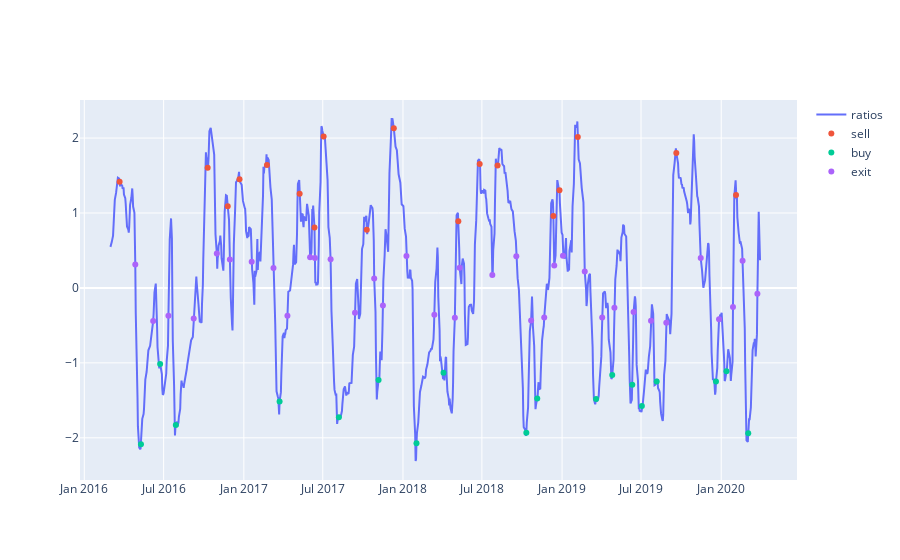

The cell this chart's notebook holds for it:
### Code cell
plt.figure(figsize=(15,7))

#print(bought_zscore)
#print(new_zscores)
fig = go.Figure()
fig.add_trace(go.Scatter(x=new_ratios.index, y=new_ratios[0],
                    mode='lines',
                    name='ratios'))




fig.add_trace(go.Scatter(x=bought_zscore.index, y=bought_zscore[0],
                    mode='markers',
                    name='sell'))

fig.add_trace(go.Scatter(x=sold_zscore.index, y=sold_zscore[0],
                    mode='markers',
                    name='buy'))

fig.add_trace(go.Scatter(x=exit_zscore.index, y=exit_zscore[0],
                    mode='markers',
                    name='exit'))




fig.show()
